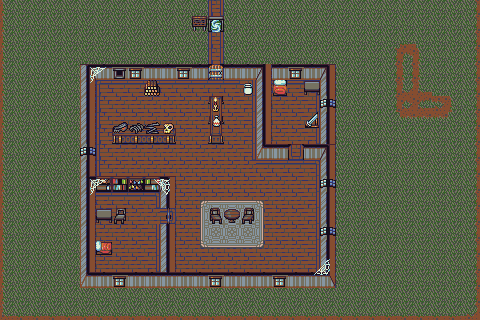

A level layout from a 2D game, rendered from its tile map. Below: a short description, then the map file with tile-grid data replaced by summaries:
An orthogonal 30x20 tile map with 16x16 px tiles, 7 tile layers (floor and wall, carpet /outside floor, door windows, decor, ...), 8 tilesets and 3 objects (door_1, door_2, door_3).

<map version="1.10" tiledversion="1.12.1" orientation="orthogonal" renderorder="right-down" width="30" height="20" tilewidth="16" tileheight="16" infinite="0" nextlayerid="9" nextobjectid="4">
 <tileset firstgid="1" name="Wall" tilewidth="16" tileheight="16" tilecount="1020" columns="20">
  <image source="map tiles/Wall.png" width="320" height="816" />
  <tile id="726">
   <properties>
    <property name="collision" type="bool" value="true" />
   </properties>
  </tile>
  <tile id="727">
   <properties>
    <property name="collision" type="bool" value="true" />
   </properties>
  </tile>
  <tile id="728">
   <properties>
    <property name="collision" type="bool" value="true" />
   </properties>
  </tile>
  <tile id="729">
   <properties>
    <property name="collision" type="bool" value="true" />
   </properties>
  </tile>
  <tile id="730">
   <properties>
    <property name="collision" type="bool" value="true" />
   </properties>
  </tile>
  <tile id="731">
   <properties>
    <property name="collision" type="bool" value="true" />
   </properties>
  </tile>
  <tile id="732">
   <properties>
    <property name="collision" type="bool" value="true" />
   </properties>
  </tile>
  <tile id="746">
   <properties>
    <property name="collision" type="bool" value="true" />
   </properties>
  </tile>
  <tile id="747">
   <properties>
    <property name="collision" type="bool" value="true" />
   </properties>
  </tile>
  <tile id="748">
   <properties>
    <property name="collision" type="bool" value="true" />
   </properties>
  </tile>
  <tile id="749">
   <properties>
    <property name="collision" type="bool" value="true" />
   </properties>
  </tile>
  <tile id="750">
   <properties>
    <property name="collision" type="bool" value="true" />
   </properties>
  </tile>
  <tile id="751">
   <properties>
    <property name="collision" type="bool" value="true" />
   </properties>
  </tile>
  <tile id="752">
   <properties>
    <property name="collision" type="bool" value="true" />
   </properties>
  </tile>
  <tile id="766">
   <properties>
    <property name="collision" type="bool" value="true" />
   </properties>
  </tile>
  <tile id="767">
   <properties>
    <property name="collision" type="bool" value="true" />
   </properties>
  </tile>
  <tile id="768">
   <properties>
    <property name="collision" type="bool" value="true" />
   </properties>
  </tile>
  <tile id="769">
   <properties>
    <property name="collision" type="bool" value="true" />
   </properties>
  </tile>
  <tile id="770">
   <properties>
    <property name="collision" type="bool" value="true" />
   </properties>
  </tile>
  <tile id="771">
   <properties>
    <property name="collision" type="bool" value="true" />
   </properties>
  </tile>
  <tile id="772">
   <properties>
    <property name="collision" type="bool" value="true" />
   </properties>
  </tile>
 </tileset>
 <tileset firstgid="1021" name="Floor" tilewidth="16" tileheight="16" tilecount="819" columns="21">
  <image source="map tiles/Floor.png" width="336" height="624" />
 </tileset>
 <tileset firstgid="1840" name="Tree0" tilewidth="16" tileheight="16" tilecount="432" columns="12">
  <image source="map tiles/Tree0.png" width="192" height="576" />
 </tileset>
 <tileset firstgid="2272" name="Tree1" tilewidth="16" tileheight="16" tilecount="432" columns="12">
  <image source="map tiles/Tree1.png" width="192" height="576" />
 </tileset>
 <tileset firstgid="2704" name="Door0" tilewidth="16" tileheight="16" tilecount="48" columns="8">
  <image source="map tiles/Door0.png" width="128" height="96" />
  <tile id="0">
   <properties>
    <property name="door" type="bool" value="true" />
   </properties>
  </tile>
  <tile id="1">
   <properties>
    <property name="door" type="bool" value="true" />
   </properties>
  </tile>
  <tile id="9">
   <properties>
    <property name="door" type="bool" value="true" />
   </properties>
  </tile>
  <tile id="30">
   <properties>
    <property name="door" type="bool" value="true" />
   </properties>
  </tile>
  <tile id="41">
   <properties>
    <property name="interact-pointtotutorial" type="bool" value="true" />
   </properties>
  </tile>
 </tileset>
 <tileset firstgid="2752" name="Door1" tilewidth="16" tileheight="16" tilecount="48" columns="8">
  <image source="map tiles/Door1.png" width="128" height="96" />
 </tileset>
 <tileset firstgid="2800" name="Decor0" tilewidth="16" tileheight="16" tilecount="176" columns="8">
  <image source="map tiles/Decor0.png" width="128" height="352" />
  <tile id="27">
   <properties>
    <property name="collision" type="bool" value="true" />
   </properties>
  </tile>
  <tile id="33">
   <properties>
    <property name="collision" type="bool" value="true" />
   </properties>
  </tile>
  <tile id="34">
   <properties>
    <property name="collision" type="bool" value="true" />
   </properties>
  </tile>
  <tile id="35">
   <properties>
    <property name="collision" type="bool" value="true" />
   </properties>
  </tile>
  <tile id="36">
   <properties>
    <property name="collision" type="bool" value="true" />
   </properties>
  </tile>
  <tile id="37">
   <properties>
    <property name="collision" type="bool" value="true" />
   </properties>
  </tile>
  <tile id="38">
   <properties>
    <property name="collision" type="bool" value="true" />
   </properties>
  </tile>
  <tile id="45">
   <properties>
    <property name="collision" type="bool" value="true" />
   </properties>
  </tile>
  <tile id="60">
   <properties>
    <property name="collision" type="bool" value="true" />
   </properties>
  </tile>
  <tile id="61">
   <properties>
    <property name="collision" type="bool" value="true" />
   </properties>
  </tile>
  <tile id="72">
   <properties>
    <property name="collision" type="bool" value="true" />
   </properties>
  </tile>
  <tile id="73">
   <properties>
    <property name="collision" type="bool" value="true" />
   </properties>
  </tile>
  <tile id="80">
   <properties>
    <property name="collision" type="bool" value="true" />
   </properties>
  </tile>
  <tile id="81">
   <properties>
    <property name="collision" type="bool" value="true" />
   </properties>
  </tile>
  <tile id="82">
   <properties>
    <property name="collision" type="bool" value="true" />
   </properties>
  </tile>
  <tile id="83">
   <properties>
    <property name="collision" type="bool" value="true" />
   </properties>
  </tile>
  <tile id="84">
   <properties>
    <property name="collision" type="bool" value="true" />
   </properties>
  </tile>
  <tile id="85">
   <properties>
    <property name="collision" type="bool" value="true" />
   </properties>
  </tile>
  <tile id="93">
   <properties>
    <property name="collision" type="bool" value="true" />
   </properties>
  </tile>
  <tile id="94">
   <properties>
    <property name="collision" type="bool" value="true" />
   </properties>
  </tile>
 </tileset>
 <tileset firstgid="2976" name="Decor1" tilewidth="16" tileheight="16" tilecount="176" columns="8">
  <image source="map tiles/Decor1.png" width="128" height="352" />
  <tile id="56">
   <properties>
    <property name="collision" type="bool" value="true" />
   </properties>
  </tile>
  <tile id="57">
   <properties>
    <property name="collision" type="bool" value="true" />
   </properties>
  </tile>
  <tile id="58">
   <properties>
    <property name="collision" type="bool" value="true" />
   </properties>
  </tile>
  <tile id="59">
   <properties>
    <property name="collision" type="bool" value="true" />
   </properties>
  </tile>
  <tile id="60">
   <properties>
    <property name="collision" type="bool" value="true" />
   </properties>
  </tile>
  <tile id="61">
   <properties>
    <property name="collision" type="bool" value="true" />
   </properties>
  </tile>
  <tile id="72">
   <properties>
    <property name="collision" type="bool" value="true" />
   </properties>
  </tile>
  <tile id="73">
   <properties>
    <property name="collision" type="bool" value="true" />
   </properties>
  </tile>
  <tile id="80">
   <properties>
    <property name="collision" type="bool" value="true" />
   </properties>
  </tile>
  <tile id="81">
   <properties>
    <property name="collision" type="bool" value="true" />
   </properties>
  </tile>
  <tile id="82">
   <properties>
    <property name="collision" type="bool" value="true" />
   </properties>
  </tile>
  <tile id="83">
   <properties>
    <property name="collision" type="bool" value="true" />
   </properties>
  </tile>
  <tile id="84">
   <properties>
    <property name="collision" type="bool" value="true" />
   </properties>
  </tile>
  <tile id="85">
   <properties>
    <property name="collision" type="bool" value="true" />
   </properties>
  </tile>
  <tile id="91">
   <properties>
    <property name="collision" type="bool" value="true" />
   </properties>
  </tile>
  <tile id="93">
   <properties>
    <property name="collision" type="bool" value="true" />
   </properties>
  </tile>
 </tileset>
 <layer id="1" name="floor and wall" width="30" height="20">
  <data>[600 cells, 600 non-empty, 30 distinct tile ids]</data>
 </layer>
 <layer id="3" name="carpet /outside floor" width="30" height="20">
  <data>[600 cells, 24 non-empty, 11 distinct tile ids]</data>
 </layer>
 <layer id="2" name="door windows" width="30" height="20">
  <data>[600 cells, 16 non-empty, 10 distinct tile ids]</data>
 </layer>
 <layer id="5" name="decor" width="30" height="20">
  <data>[600 cells, 20 non-empty, 18 distinct tile ids]</data>
 </layer>
 <layer id="4" name="spider web" width="30" height="20" offsetx="-6.86813" offsety="3.0525">
  <data>[600 cells, 4 non-empty, 3 distinct tile ids]</data>
 </layer>
 <layer id="6" name="decor 2" width="30" height="20">
  <data>[600 cells, 3 non-empty, 3 distinct tile ids]</data>
 </layer>
 <layer id="7" name="decor for tale" width="30" height="20" offsetx="-0.337929" offsety="8.44823">
  <data>[600 cells, 4 non-empty, 4 distinct tile ids]</data>
 </layer>
 <objectgroup id="8" name="opening_doors">
  <object id="1" name="door_1" x="1147" y="1204" width="24" height="24" />
  <object id="2" name="door_2" x="1283" y="1142" width="24" height="24" />
  <object id="3" name="door_3" x="1203" y="1071" width="24" height="24" />
 </objectgroup>
</map>
